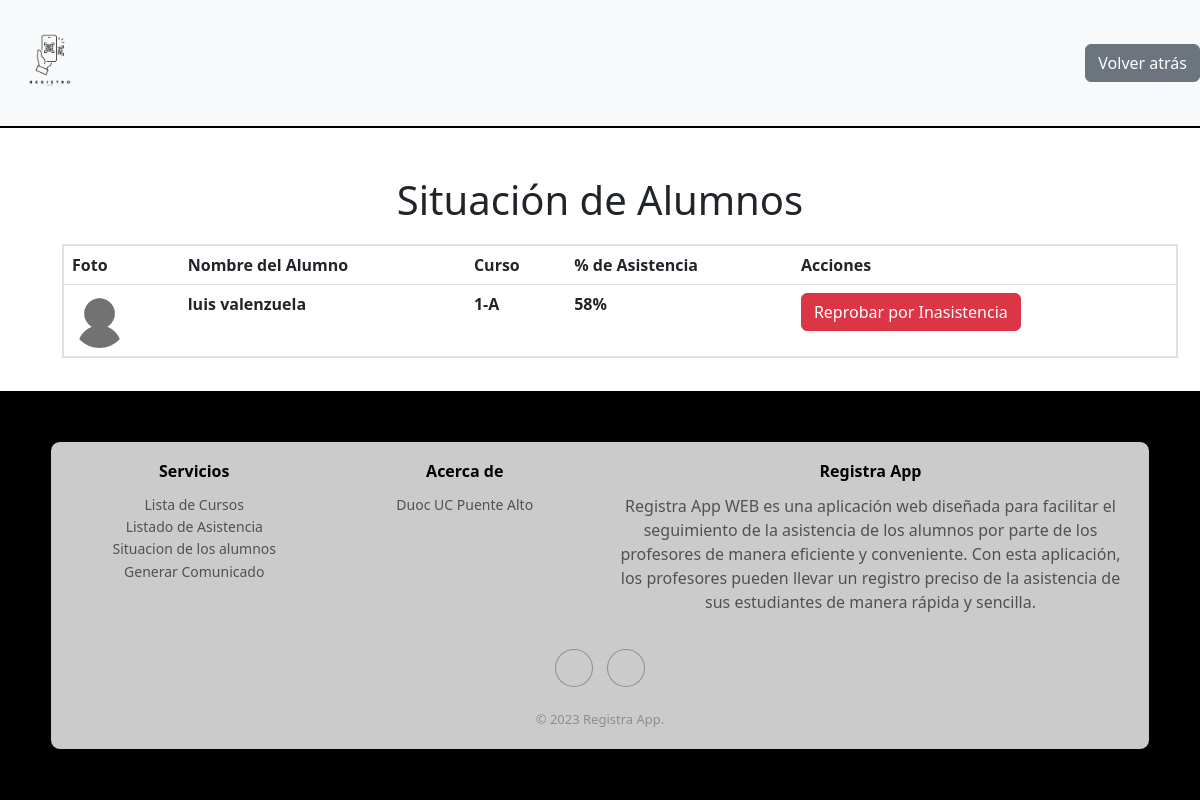
Page /situacionalumnos/ on the committed database.
### RegistroAppDocente/models.py (models this page shows, shortened)
class Alumno(models.Model):
    id = models.AutoField(primary_key=True)
    usera = models.OneToOneField(User, on_delete=models.CASCADE, default=None, null=True)
    fecha_nacimiento = models.DateField(null=True, blank=True)
    foto_alumno = models.ImageField(upload_to='foto', null=True, blank=True, default='media/foto/fotodefault.png')
    curso = models.ForeignKey(Curso, on_delete=models.CASCADE, default=None, null=True)
    asistencias = models.PositiveIntegerField(default=0)
    Reprobado = models.BooleanField(default=False)
    class Meta:
        db_table = 'alumno'

class Curso(models.Model):
    id = models.AutoField(primary_key=True)
    nombrecurso = models.CharField(max_length=100)
    aniocurso = models.IntegerField(blank=True, null=True)
    cantidadalumnos = models.IntegerField(blank=True, null=True)
    class Meta:
        db_table = 'Curso'

### RegistroAppDocente/views.py (the view)
# urls.py: path('situacionalumnos/',situacionalumnos,name  ='SISA'),
def situacionalumnos(request):
    alumnos = Alumno.objects.filter(Reprobado=False).annotate(
        total_clases=Subquery(
            Clase.objects.filter(curso=OuterRef('curso')).values('curso').annotate(
                num_clases=Count('curso')
            ).values('num_clases')[:1]
        ),
        porcentaje_asistencia=ExpressionWrapper(
            (F('asistencias') / (F('total_clases') * 1.0)) * 100,
            output_field=FloatField()
        )
    )
    alumnos_reprobados = alumnos.filter(porcentaje_asistencia__lt=70)
    return render(request, "situacionalumnos.html", {"alumnos_reprobados": alumnos_reprobados})

### RegistroAppDocente/templates/situacionalumnos.html (shortened to what this page needs)
{% extends "base2.html" %}
{% load static %}
{% block css %}
<link rel="stylesheet" href="https://cdn.jsdelivr.net/npm/bootstrap@5.3.0/dist/css/bootstrap.min.css">
<link rel="stylesheet" href="{% static 'css/listadodecursos.css' %}">
<link rel="stylesheet" href="https://cdnjs.cloudflare.com/ajax/libs/ionicons/2.0.1/css/ionicons.min.css">
<link rel="stylesheet" href="{% static 'css/footer.css' %}">
{% endblock css %}
{% block contenedor %}
<body>
    <div class="container mt-5">
        <h1>Situación de Alumnos</h1>
        <table class="table">
            <thead>
                <tr>
                    <th scope="col">Foto</th>
                    <th scope="col">Nombre del Alumno</th>
                    <th scope="col">Curso</th>
                    <th scope="col">% de Asistencia</th>
                    <th scope="col">Acciones</th>
                </tr>
            </thead>
            <tbody>
                {% for alumno in alumnos_reprobados %}
                <tr>
                    <td><img src="{% static 'img/fotodefault.png' %}" class="rounded-circle" width="55"></td>
                    <td>{{ alumno.usera.first_name }} {{ alumno.usera.last_name }}</td>
                    <td>{{ alumno.curso.nombrecurso }}</td>
                    <td class="asistencia-baja">{{ alumno.porcentaje_asistencia|floatformat:"0" }}%</td>
                    <td>
                        <form id="reprobar-form-{{ alumno.id }}">
                            <button type="button" class="btn btn-danger" data-alumno-id="{{ alumno.id }}" onclick="reprobarAlumno(this)">Reprobar por Inasistencia</button>
                        </form>
                    </td>
                </tr>
                {% endfor %}
            </tbody>
        </table>
    </div>
</body>
</html>
{% endblock contenedor %}

### RegistroAppDocente/static/css/listadodecursos.css (style rules this page uses)
.container { margin-top: 2rem; }
h1 { color: #000000; text-align: center; }
.table { background-color: #ffffff; margin: 20px; border: 2px solid #000000; }
.table th { background-color: #000000; color: #ffffff; }
.table td { background-color: #f8f9fa; font-weight: bold; }

### rows in the picture
Alumno: usera.first_name "luis", usera.last_name "valenzuela", curso.nombrecurso "1-A", porcentaje_asistencia "58"
